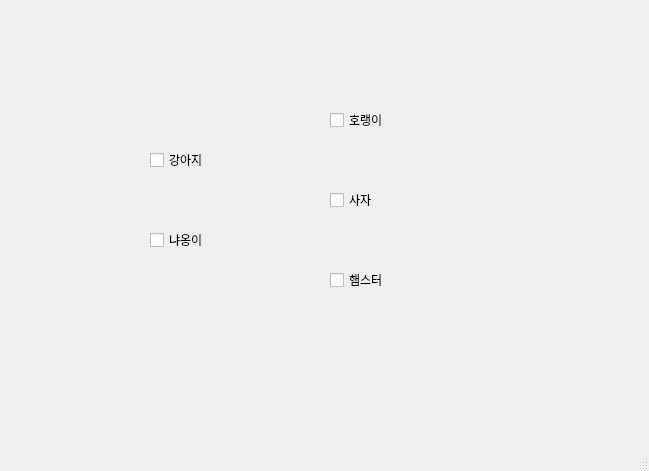
<?xml version="1.0" encoding="UTF-8"?>
<ui version="4.0">
 <class>MainWindow</class>
 <widget class="QMainWindow" name="MainWindow">
  <property name="geometry">
   <rect>
    <x>0</x>
    <y>0</y>
    <width>649</width>
    <height>471</height>
   </rect>
  </property>
  <property name="windowTitle">
   <string>MainWindow</string>
  </property>
  <widget class="QWidget" name="centralwidget">
   <widget class="QCheckBox" name="checkBox1">
    <property name="geometry">
     <rect>
      <x>150</x>
      <y>150</y>
      <width>86</width>
      <height>20</height>
     </rect>
    </property>
    <property name="text">
     <string>강아지</string>
    </property>
   </widget>
   <widget class="QCheckBox" name="checkBox2">
    <property name="geometry">
     <rect>
      <x>150</x>
      <y>230</y>
      <width>86</width>
      <height>20</height>
     </rect>
    </property>
    <property name="text">
     <string>냐옹이</string>
    </property>
   </widget>
   <widget class="QCheckBox" name="checkBox3">
    <property name="geometry">
     <rect>
      <x>330</x>
      <y>110</y>
      <width>86</width>
      <height>20</height>
     </rect>
    </property>
    <property name="text">
     <string>호랭이</string>
    </property>
   </widget>
   <widget class="QCheckBox" name="checkBox4">
    <property name="geometry">
     <rect>
      <x>330</x>
      <y>190</y>
      <width>86</width>
      <height>20</height>
     </rect>
    </property>
    <property name="text">
     <string>사자</string>
    </property>
   </widget>
   <widget class="QCheckBox" name="checkBox5">
    <property name="geometry">
     <rect>
      <x>330</x>
      <y>270</y>
      <width>86</width>
      <height>20</height>
     </rect>
    </property>
    <property name="text">
     <string>햄스터</string>
    </property>
   </widget>
  </widget>
  <widget class="QMenuBar" name="menubar">
   <property name="geometry">
    <rect>
     <x>0</x>
     <y>0</y>
     <width>649</width>
     <height>24</height>
    </rect>
   </property>
  </widget>
  <widget class="QStatusBar" name="statusbar"/>
 </widget>
 <resources/>
 <connections/>
</ui>
